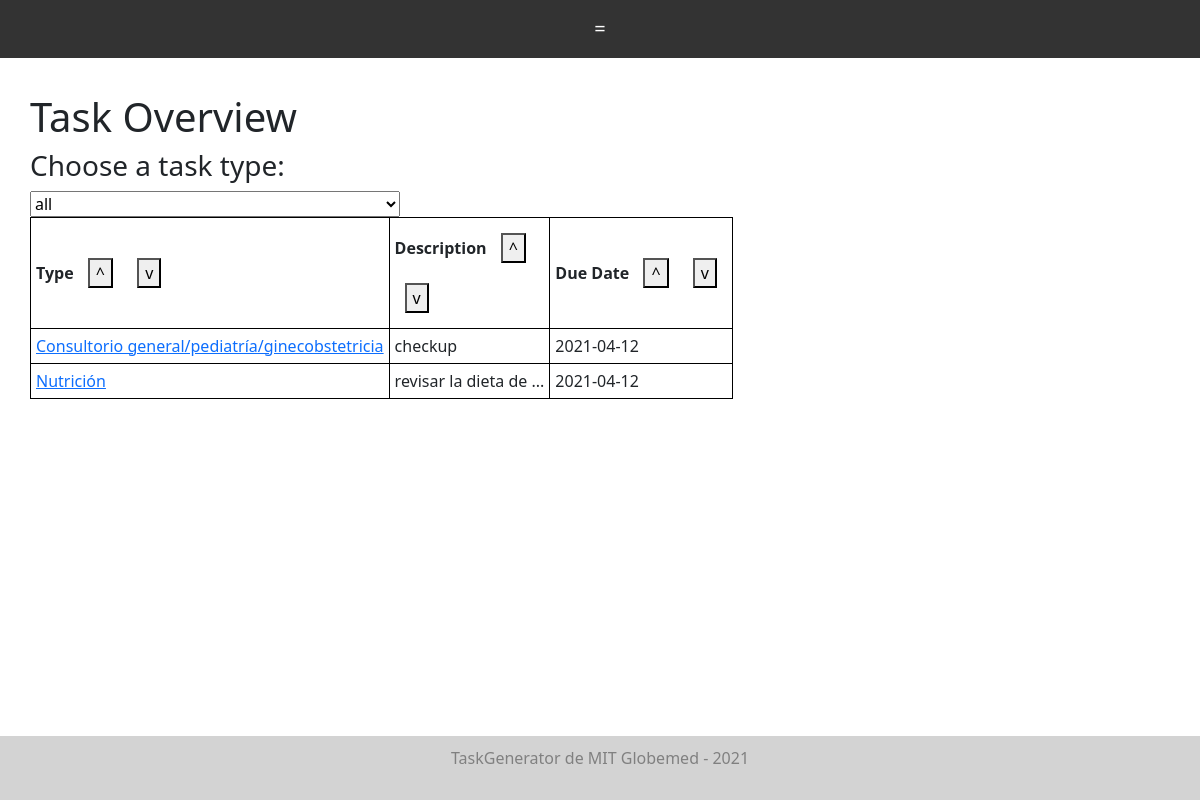
Page /tasks (signed in) on the committed database.
### models.py (models this page shows)
class Task(Base):
    __tablename__ = "tasks"
    id = Column(Integer, primary_key=True)
    task_type = Column(String, default="Generic")
    creator_id = Column(Integer)
    created_datetime = Column(DateTime)
    created_datestring = Column(String)
    due_datetime = Column(DateTime)
    due_datestring = Column(String)
    birthdate = Column(String)
    name = Column(String)
    dni = Column(String)
    description = Column(String)
    completed = Column(Boolean) # completed or not
    fields = Column(PickleType) # dictionary of strings to strings
    reminders = Column(PickleType) # list of datetimes
    reminder_datestrings = Column(PickleType) # list of datetimes
    color = Column(String)
    items_of_use = Column(PickleType) # list of Inventory Item IDs

### app.py (the view)
@app.route('/tasks')
@check_login_wrapper
def tasks():
    return render_template("tasks.html", tasks=get_tasks(), col_strings = ["Due Date"], col_vars = ["due_datestring"], task_types=get_task_types())

### app.py (called while the page is built)
def check_login_wrapper(func):
    @wraps(func)
    def inner(*args, **kwargs):
        if "language" not in login_session:
            login_session['language'] = 'Spanish'
            UNITS = ["dia", "semana", "mes"]
            WEEKDAYS = ["Lunes", "Martes", "Miercoles", "Jueves", "Viernes", "Sabados", "Domingo"]
        if "username" not in login_session:
            flash("Please login to see that page." if login_session["language"] == "English" else "Inicie sesión para ver esa página")
            return redirect(url_for('login'))
        if "language" not in login_session:
            login_session["language"] = "Spanish"
        return func(*args, **kwargs)
    return inner

### database.py (called while the page is built)
def get_task_types():
    return session.query(TaskType).all()

def get_tasks():
    return session.query(Task).all()

### templates/tasks.html (shortened to what this page needs)
{% extends "layout.html" %}
{% block body %}
	<h1>Task Overview</h1>
  <h3>Choose a task type:</h3>
  <select id="task_type" name="task_type" onchange="filterByTaskType()">
    <option value="all">all</option>
  </select>
  <div id="table-container">
	  <table id="hidden-task-table" style="display: none;">
  		<tr>
  			<th> Type <button onclick="sortTable(0)">^</button> <button onclick="sortTable(0, true)">v</button></th>
  			<th>Description <button onclick="sortTable(1)">^</button> <button onclick="sortTable(1, true)">v</button></th>
  			{% for col in col_strings %}
  				<th> {{ col }} <button onclick="sortTable( {{loop.index+1}} )">^</button> <button onclick="sortTable({{loop.index+1}}, true)">v</button></th>
  			{% endfor %}
  	    </tr>
  	{% for task in tasks %}
  		<tr class="task-row">
  			<td><a href="/task/{{task.id}}"> {{ task.task_type }} </a></td>
  			{% if task.description|length > 20 %}
  		        <td class="desc-col"> {{ task.description[:20] }} <span class="tooltip2">...<span class="tooltiptext">{{ task.description }}</span></span></td>
  		    {% else %}
  		    	<td class="desc-col"> {{ task.description }} </td>
  		    {% endif %}
  	        {% for col in col_vars %}
  				<td> {{ task[col] }} </td>
  			{% endfor %}
  	    </tr>
      {% endfor %}
    </table>
  </div>
{%endblock%}

### static/style.css (style rules this page uses)
th { padding: 5px; border: 1px solid black; }
td { padding: 5px; border: 1px solid black; }
button { margin: 10px; }
.desc-col { width: 150px; max-height: 20px; }
.task-row { max-height: 20px; white-space: nowrap; }
.tooltip2 { position: relative; display: inline-block; }

### templates/layout.html (style rules this page uses)
th { padding: 5px; border: 1px solid black; }
td { padding: 5px; border: 1px solid black; }
button { margin: 10px; }
.desc-col { width: 150px; max-height: 20px; }
.task-row { max-height: 20px; white-space: nowrap; }
.tooltip2 { position: relative; display: inline-block; }

### rows in the picture
Task: task_type "Consultorio general/pediatría/ginecobstetricia", description "checkup", due_datestring "2021-04-12"
Task: task_type "Nutrición", description "revisar la dieta de", due_datestring "2021-04-12"

### other values in the picture
{{ col }} "Due Date"
{{ text['TaskGenerator by MIT Globemed - 2021'] }} "TaskGenerator de MIT Globemed - 2021"
